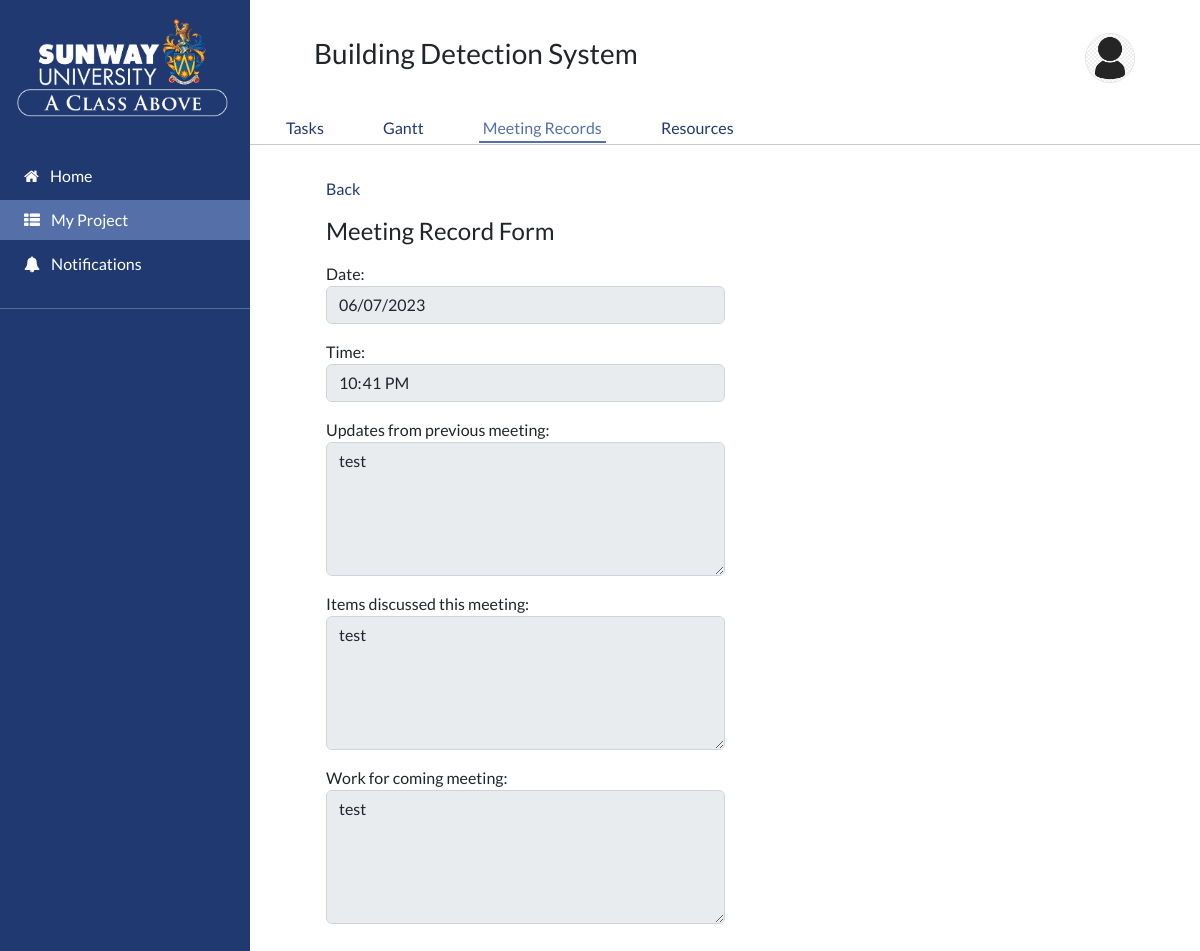
Page /project/2/meeting_records/2 (signed in) on the committed database.
### PMS/models.py (models this page shows, shortened)
class Project(models.Model):
    project_title = models.CharField(max_length=128)
    def __str__(self):
        return self.project_title

class User(AbstractUser):
    class Role(models.TextChoices):
        ADMIN = "ADMIN", "Admin"
        STUDENT = "STUDENT", "Student"
        SUPERVISOR = "SUPERVISOR", "Supervisor"
    base_role = Role.ADMIN
    role = models.CharField(max_length=50, choices=Role.choices)
    picture = models.ImageField(upload_to="PMS/file/users", default="PMS/file/users/default_dp.png")

class MeetingRecord(models.Model):
    project = models.ForeignKey(Project, on_delete=models.CASCADE)
    date = models.DateField()
    time = models.TimeField()
    student = models.CharField(max_length=64)
    supervisor = models.CharField(max_length=64)
    updates_from_previous_meeting = models.TextField()
    items_discussed_this_meeting = models.TextField()
    work_for_coming_meeting = models.TextField()
    approved = models.BooleanField(null=True)
    reject_reason = models.TextField(null=True)

### PMS/views.py (the view, shortened to what this page needs)
# urls.py: path('project/<int:project_id>/meeting_records/<int:meeting_record_id>', views.view_edit_meeting_records, name="view_edit_meeting_records"),
def view_edit_meeting_records(request, project_id, meeting_record_id):
    if not request.user.is_authenticated:
        return HttpResponse("401 Forbidden", status=401)
    user_profile = get_user_profile(request.user)
    project_title = get_project_title(project_id)
    meeting_record = MeetingRecord.objects.get(id=meeting_record_id)
    meeting_record_form = NewMeetingRecordForm(instance=meeting_record)
    if request.method == "GET":
        return render(request, "PMS/add_view_meeting_record.html", {
            "form": meeting_record_form,
            "meeting_record": meeting_record,
            "user_profile": user_profile,
            "project_id": project_id,
            "project_title": project_title
        })

### PMS/forms.py
class NewMeetingRecordForm(ModelForm):
    class Meta:
        model = MeetingRecord
        fields = ['date', 'time', 'updates_from_previous_meeting', 'items_discussed_this_meeting', 'work_for_coming_meeting']
        widgets = {
            'date': DateInput(attrs={
                'class': "form-control mb-3"
            }),
            'time': TimeInput(attrs={
                'class': "form-control mb-3"
            }),
            'updates_from_previous_meeting': Textarea(attrs={
                'class': "form-control mb-3",
                'rows': 5
            }),
            'items_discussed_this_meeting': Textarea(attrs={
                'class': "form-control mb-3",
                'rows': 5
            }),
            'work_for_coming_meeting': Textarea(attrs={
                'class': "form-control mb-3",
                'rows': 5
            }),
        }

### PMS/views.py (called while the page is built)
def get_user_profile(user):
    if user.role == "STUDENT":
        return StudentProfile.objects.get(user=user)
    elif user.role == "SUPERVISOR":
        return SupervisorProfile.objects.get(user=user)

def get_project_title(project_id):
    return Project.objects.get(id=project_id)

### PMS/templates/PMS/add_view_meeting_record.html (shortened to what this page needs)
{% extends "PMS/logged_in_layout.html" %}
{% load static %}
{% block header_title %}
    {{ project_title }}
{% endblock %}
{% block project_nav %}
    <div class="project-nav ms-4 ps-2">
        <a href="{% url 'tasks' project_id %}" class="text-decoration-none p-1 me-5">Tasks</a>
        <a href="{% url 'gantt' project_id %}" class="text-decoration-none p-1 me-5">Gantt</a>
        <a href="{% url 'meeting_records' project_id %}" class="text-decoration-none p-1 me-5 border-bottom border-secondary border-2 text-secondary">Meeting Records</a>
        <a href="{% url 'resources' project_id %}" class="text-decoration-none p-1 me-5">Resources</a>
    </div>
{% endblock %}
{% block hr_spacing_adjustments %}
    mt-1
{% endblock %}
{% block main_content %}
    <div class="mx-5 px-3 my-4 py-2 d-flex">
        <div class="container">
            <a href="{% url 'meeting_records' project_id %}" class="link-primary text-decoration-none">Back</a>
            <h4 class="my-3">Meeting Record Form</h4>
            <form action="" method="post" class="w-50" id="meeting-record-form">
                {% if user.role == "STUDENT" %}
                    {% if not meeting_record or meeting_record.approved is False %}
                        {% csrf_token %}
                        {{ form }}
                        <button class="btn btn-primary" type="submit">Submit</button>
                    {% else %}
                        <fieldset disabled="disabled">
                            {{ form }}
                        </fieldset>
                    {% endif %}
                {% else %}
                    <fieldset disabled="disabled">
                        {{ form }}
                    </fieldset>
                {% endif %}
            </form>
        </div>
    </div>
{% endblock %}

### PMS/templates/PMS/logged_in_layout.html (shortened to what this page needs)
{% extends "PMS/layout.html" %}
{% load static %}
{% block content %}
    <div class="d-flex">
        <div class="sidebar hidden flex-shrink-0 bg-primary text-white position-relative">
            <div class="container pb-4">
                <img src="{% static 'PMS/images/SU_logo.png' %}" alt="" width="100%">
            </div>
            <div class="nav-links">
                <a href="{% url 'home' %}" class="text-decoration-none text-white">
                    <div class="px-4 py-2 mb-1" id="home-link">
                        <i class="fa fa-home pe-2"></i> Home
                    </div>
                </a>
                {% if user.role == "STUDENT" %}
                <a href="{% url 'project' user_profile.project.id %}" class="text-decoration-none text-white">
                    <div class="px-4 py-2 my-1" id="projects-link">
                        <i class="fa fa-th-list pe-2"></i> My Project
                    </div>
                </a>
                {% endif %}
                <a href="{% url 'notifications' %}" class="text-decoration-none text-white">
                    <div class="px-4 py-2 my-1" id="notifications-link">
                        <i class="fa fa-bell pe-2"></i> Notifications
                    </div>
                </a>
            </div>
            <hr class="my-4">
        </div>
        <div class="w-100">
            <div class="mx-5 px-3 my-4 py-2 d-flex justify-content-between align-items-center">
                <h3>{% block header_title %} {% endblock %}</h3>
                <button class="btn p-0 m-0" data-bs-toggle="dropdown">
                    <img src="{{ user.picture.url }}" alt="" width="50px" class="border rounded-circle">
                </button>
            </div>
            {% block project_nav %}
            {% endblock %}
            <hr class="{% block hr_spacing_adjustments %} {% endblock %}">
            {% block main_content %}
            {% endblock %}
        </div>
    </div>
{% endblock %}

### PMS/static/PMS/styles/styles.css (style rules this page uses)
.sidebar { width: 250px; min-height: 100vh; }

### rows in the picture
Project: project_title "Building Detection System"
User: picture (placeholder picture)
MeetingRecord: date "06/07/2023", time "22:41:00", updates_from_previous_meeting "test", items_discussed_this_meeting "test", work_for_coming_meeting "test"
